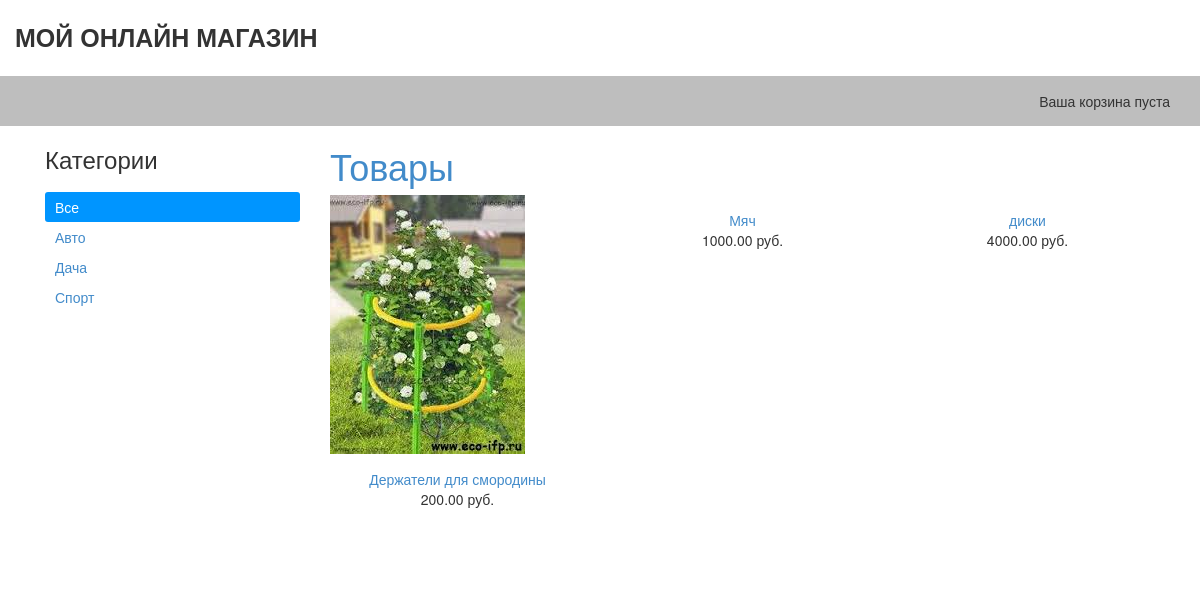
The page / on the database its author committed.
### shop/models.py (models this page shows, shortened)
class Category(models.Model):
    name=models.CharField(max_length=200,db_index=True)
    slug=models.CharField(max_length=200,db_index=True)
    class Meta:
        ordering=['name']
        verbose_name='Категория'
        verbose_name_plural='Категории'
    def get_absolute_url(self):
        return reverse('shop:ProductListByCategory',args=[self.slug])

class Product(models.Model):
        category=models.ForeignKey(Category,on_delete=models.CASCADE,related_name='products',verbose_name='Категория')
        name=models.CharField(max_length=200,db_index=True,verbose_name='Название')
        slug=models.SlugField(max_length=200,db_index=True)
        image=models.ImageField(upload_to='products/%Y/%m/%d/',blank=True,verbose_name='Изображение товара')
        discription=models.TextField(blank=True,verbose_name='Описание')
        price=models.DecimalField(max_digits=10,decimal_places=2,verbose_name='Цена')
        stock=models.PositiveIntegerField(verbose_name='На складе')
        available=models.BooleanField(default=True,verbose_name='Доступен')
        created=models.DateTimeField(auto_now_add=True)
        updated=models.DateTimeField(auto_now=True)
        class Meta:
            ordering=['name']
            index_together=[
            'id','slug']
        def get_absolute_url(self):
            return reverse('shop:ProductDetail',args=[self.id,self.slug])

### shop/views.py (the view)
# urls.py: re_path(r'^(?P<category_slug>[-\w]+)/$',views.ProductList,name='ProductListByCategory'),
def ProductList(request,category_slug=None):
    category=None
    categories=Category.objects.all()
    products=Product.objects.filter(available=True)
    if category_slug:
        category=get_object_or_404(Category,slug=category_slug)
        products=products.filter(category=category)
    context={'categories':categories,'products':products,'category':category}
    return render(request,'shop/product/ProductList.html',context)

### shop/templates/shop/product/ProductList.html (shortened to what this page needs)
{%extends 'shop/base.html'%}
{%load static%}
{%block content%}
  <div id='sidebar' class='col-sm-3'>
    <h3>Категории</h3>
    <ul>
      <li {%if not category%} class='selected' {%endif%}>
        <a href="{%url 'shop:ProductList'%}">Все</a>
      </li>
      {%for cat in categories%}
        <li {%if cat.slug == category.slug%} class='selected'{%endif%}>
          <a href="{{cat.get_absolute_url}}">{{cat.name}}
        </li>
        {%endfor%}
      </ul>
    </div>
  <div id='main' class='product_list col-sm-9'>
    <h1>{% if category %}{{category.name}}{%else%}Товары{%endif%}</h1>
    <div class='item row'>
      {%for product in products%}
      <div class='item col-sm-4'>
        <a href="{{product.get_absolute_url}}"><img src="{%if product.image%}{{product.image.url}}{%endif%}" class='img-responsive'></img></a>
        <a href="{{product.get_absolute_url}}">{{product.name}}</a><br>
        {{product.price}} руб.
      </div>
      {%endfor%}
    </div>
  </div>
  {%endblock%}

### shop/templates/shop/base.html (shortened to what this page needs)
{% load static %}
<!DOCTYPE html>
<html lang="en">
<head>
  <link href="{%static 'css/bootstrap.min.css'%}" rel="stylesheet">
  <link rel="stylesheet" href="{%static 'css/style.css'%}">
</head>
<body>
<body>
  <section id='header'>
    <div class='top container'>
      Мой онлайн магазин
    </div>
    <div class='top-bl'>
      <div class='container'>
        <div class='cart'>Ваша корзина пуста</div>
      </div>
    </div>
  </section>
  <section id='content row' class='container'>
    {%block content%}{%endblock%}
  </section>
</body>
</html>

### shop/static/css/style.css (style rules this page uses)
.top { padding: 20px 0; font-size: 25px; font-weight: 600; text-transform: uppercase; }
.top-bl { background: #bebebe; padding: 15px; }
.top-bl .cart { float: right; }
#sidebar ul { list-style: none; margin: 0; padding: 0; margin-top: 20px; }
#sidebar ul li { padding: 5px 10px; }
#sidebar ul li.selected { background: #0095ff; color: white; border-radius: 3px; }
#sidebar ul li.selected a { color: white; }
.item { text-align: center; margin-bottom: 30px; }
.item a img { margin-bottom: 15px; }

### rows shown on the page
Category: name "Авто"
Category: name "Дача"
Category: name "Спорт"
Product: image (picture), name "Держатели для смородины", price "200.00"
Product: name "Мяч", price "1000.00"
Product: name "диски", price "4000.00"
